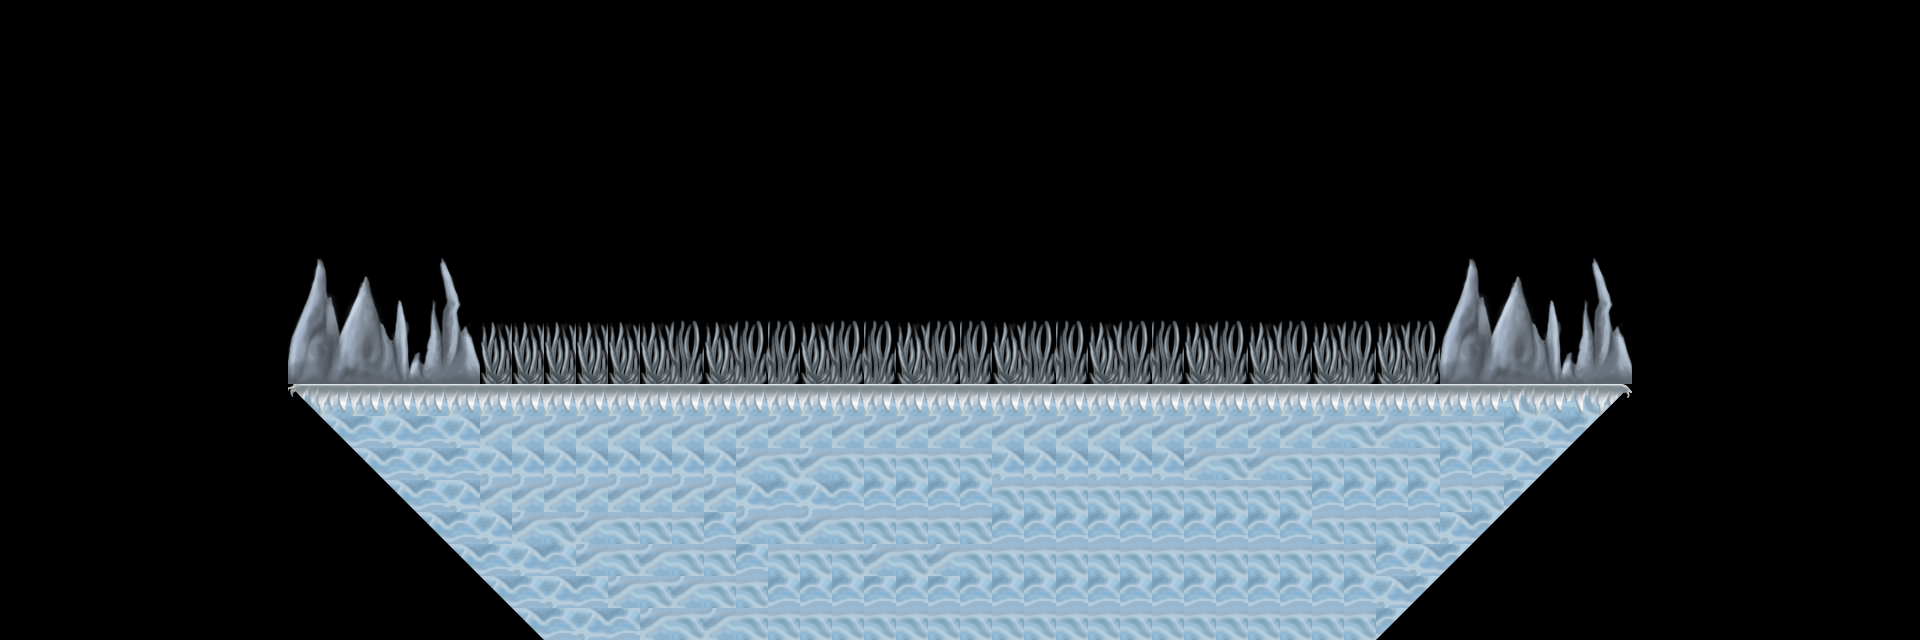

Tiled map render using the project's own tile images. Description and the whole map definition, tile-layer contents included, below:
An orthogonal 60x20 tile map with 32x32 px tiles, 2 tile layers (Collision, Other).

<map version="1.4" tiledversion="1.4.2" orientation="orthogonal" renderorder="right-down" width="60" height="20" tilewidth="32" tileheight="32" infinite="0" nextlayerid="3" nextobjectid="1">
 <tileset firstgid="1" name="snow (1)" tilewidth="32" tileheight="32" tilecount="320" columns="16">
  <image source="snow (1).png" width="512" height="640" />
 </tileset>
 <layer id="1" name="Collision" width="60" height="20">
  <data encoding="csv">
0,0,0,0,0,0,0,0,0,0,0,0,0,0,0,0,0,0,0,0,0,0,0,0,0,0,0,0,0,0,0,0,0,0,0,0,0,0,0,0,0,0,0,0,0,0,0,0,0,0,0,0,0,0,0,0,0,0,0,0,
0,0,0,0,0,0,0,0,0,0,0,0,0,0,0,0,0,0,0,0,0,0,0,0,0,0,0,0,0,0,0,0,0,0,0,0,0,0,0,0,0,0,0,0,0,0,0,0,0,0,0,0,0,0,0,0,0,0,0,0,
0,0,0,0,0,0,0,0,0,0,0,0,0,0,0,0,0,0,0,0,0,0,0,0,0,0,0,0,0,0,0,0,0,0,0,0,0,0,0,0,0,0,0,0,0,0,0,0,0,0,0,0,0,0,0,0,0,0,0,0,
0,0,0,0,0,0,0,0,0,0,0,0,0,0,0,0,0,0,0,0,0,0,0,0,0,0,0,0,0,0,0,0,0,0,0,0,0,0,0,0,0,0,0,0,0,0,0,0,0,0,0,0,0,0,0,0,0,0,0,0,
0,0,0,0,0,0,0,0,0,0,0,0,0,0,0,0,0,0,0,0,0,0,0,0,0,0,0,0,0,0,0,0,0,0,0,0,0,0,0,0,0,0,0,0,0,0,0,0,0,0,0,0,0,0,0,0,0,0,0,0,
0,0,0,0,0,0,0,0,0,0,0,0,0,0,0,0,0,0,0,0,0,0,0,0,0,0,0,0,0,0,0,0,0,0,0,0,0,0,0,0,0,0,0,0,0,0,0,0,0,0,0,0,0,0,0,0,0,0,0,0,
0,0,0,0,0,0,0,0,0,0,0,0,0,0,0,0,0,0,0,0,0,0,0,0,0,0,0,0,0,0,0,0,0,0,0,0,0,0,0,0,0,0,0,0,0,0,0,0,0,0,0,0,0,0,0,0,0,0,0,0,
0,0,0,0,0,0,0,0,0,0,0,0,0,0,0,0,0,0,0,0,0,0,0,0,0,0,0,0,0,0,0,0,0,0,0,0,0,0,0,0,0,0,0,0,0,0,0,0,0,0,0,0,0,0,0,0,0,0,0,0,
0,0,0,0,0,0,0,0,0,257,258,259,260,261,262,0,0,0,0,0,0,0,0,0,0,0,0,0,0,0,0,0,0,0,0,0,0,0,0,0,0,0,0,0,0,257,258,259,260,261,262,0,0,0,0,0,0,0,0,0,
0,0,0,0,0,0,0,0,0,273,274,275,276,277,278,0,0,0,0,0,0,0,0,0,0,0,0,0,0,0,0,0,0,0,0,0,0,0,0,0,0,0,0,0,0,273,274,275,276,277,278,0,0,0,0,0,0,0,0,0,
0,0,0,0,0,0,0,0,0,289,290,291,292,293,294,0,0,0,0,0,0,0,0,0,0,0,0,0,0,0,0,0,0,0,0,0,0,0,0,0,0,0,0,0,0,289,290,291,292,293,294,0,0,0,0,0,0,0,0,0,
0,0,0,0,0,0,0,0,0,305,306,307,308,309,310,0,0,0,0,0,0,0,0,0,0,0,0,0,0,0,0,0,0,0,0,0,0,0,0,0,0,0,0,0,0,305,306,307,308,309,310,0,0,0,0,0,0,0,0,0,
0,0,0,0,0,0,0,0,0,167,168,34,34,34,34,34,34,34,34,34,34,34,34,34,34,34,34,34,34,34,34,34,34,34,34,34,34,34,34,34,34,34,34,34,34,34,34,35,36,173,174,0,0,0,0,0,0,0,0,0,
0,0,0,0,0,0,0,0,0,0,0,0,0,0,0,0,0,0,0,0,0,0,0,0,0,0,0,0,0,0,0,0,0,0,0,0,0,0,0,0,0,0,0,0,0,0,0,0,0,0,0,0,0,0,0,0,0,0,0,0,
0,0,0,0,0,0,0,0,0,0,0,0,0,0,0,0,0,0,0,0,0,0,0,0,0,0,0,0,0,0,0,0,0,0,0,0,0,0,0,0,0,0,0,0,0,0,0,0,0,0,0,0,0,0,0,0,0,0,0,0,
0,0,0,0,0,0,0,0,0,0,0,0,0,0,0,0,0,0,0,0,0,0,0,0,0,0,0,0,0,0,0,0,0,0,0,0,0,0,0,0,0,0,0,0,0,0,0,0,0,0,0,0,0,0,0,0,0,0,0,0,
0,0,0,0,0,0,0,0,0,0,0,0,0,0,0,0,0,0,0,0,0,0,0,0,0,0,0,0,0,0,0,0,0,0,0,0,0,0,0,0,0,0,0,0,0,0,0,0,0,0,0,0,0,0,0,0,0,0,0,0,
0,0,0,0,0,0,0,0,0,0,0,0,0,0,0,0,0,0,0,0,0,0,0,0,0,0,0,0,0,0,0,0,0,0,0,0,0,0,0,0,0,0,0,0,0,0,0,0,0,0,0,0,0,0,0,0,0,0,0,0,
0,0,0,0,0,0,0,0,0,0,0,0,0,0,0,0,0,0,0,0,0,0,0,0,0,0,0,0,0,0,0,0,0,0,0,0,0,0,0,0,0,0,0,0,0,0,0,0,0,0,0,0,0,0,0,0,0,0,0,0,
0,0,0,0,0,0,0,0,0,0,0,0,0,0,0,0,0,0,0,0,0,0,0,0,0,0,0,0,0,0,0,0,0,0,0,0,0,0,0,0,0,0,0,0,0,0,0,0,0,0,0,0,0,0,0,0,0,0,0,0
</data>
 </layer>
 <layer id="2" name="Other" width="60" height="20">
  <data encoding="csv">
0,0,0,0,0,0,0,0,0,0,0,0,0,0,0,0,0,0,0,0,0,0,0,0,0,0,0,0,0,0,0,0,0,0,0,0,0,0,0,0,0,0,0,0,0,0,0,0,0,0,0,0,0,0,0,0,0,0,0,0,
0,0,0,0,0,0,0,0,0,0,0,0,0,0,0,0,0,0,0,0,0,0,0,0,0,0,0,0,0,0,0,0,0,0,0,0,0,0,0,0,0,0,0,0,0,0,0,0,0,0,0,0,0,0,0,0,0,0,0,0,
0,0,0,0,0,0,0,0,0,0,0,0,0,0,0,0,0,0,0,0,0,0,0,0,0,0,0,0,0,0,0,0,0,0,0,0,0,0,0,0,0,0,0,0,0,0,0,0,0,0,0,0,0,0,0,0,0,0,0,0,
0,0,0,0,0,0,0,0,0,0,0,0,0,0,0,0,0,0,0,0,0,0,0,0,0,0,0,0,0,0,0,0,0,0,0,0,0,0,0,0,0,0,0,0,0,0,0,0,0,0,0,0,0,0,0,0,0,0,0,0,
0,0,0,0,0,0,0,0,0,0,0,0,0,0,0,0,0,0,0,0,0,0,0,0,0,0,0,0,0,0,0,0,0,0,0,0,0,0,0,0,0,0,0,0,0,0,0,0,0,0,0,0,0,0,0,0,0,0,0,0,
0,0,0,0,0,0,0,0,0,0,0,0,0,0,0,0,0,0,0,0,0,0,0,0,0,0,0,0,0,0,0,0,0,0,0,0,0,0,0,0,0,0,0,0,0,0,0,0,0,0,0,0,0,0,0,0,0,0,0,0,
0,0,0,0,0,0,0,0,0,0,0,0,0,0,0,0,0,0,0,0,0,0,0,0,0,0,0,0,0,0,0,0,0,0,0,0,0,0,0,0,0,0,0,0,0,0,0,0,0,0,0,0,0,0,0,0,0,0,0,0,
0,0,0,0,0,0,0,0,0,0,0,0,0,0,0,0,0,0,0,0,0,0,0,0,0,0,0,0,0,0,0,0,0,0,0,0,0,0,0,0,0,0,0,0,0,0,0,0,0,0,0,0,0,0,0,0,0,0,0,0,
0,0,0,0,0,0,0,0,0,0,0,0,0,0,0,0,0,0,0,0,0,0,0,0,0,0,0,0,0,0,0,0,0,0,0,0,0,0,0,0,0,0,0,0,0,0,0,0,0,0,0,0,0,0,0,0,0,0,0,0,
0,0,0,0,0,0,0,0,0,0,0,0,0,0,0,0,0,0,0,0,0,0,0,0,0,0,0,0,0,0,0,0,0,0,0,0,0,0,0,0,0,0,0,0,0,0,0,0,0,0,0,0,0,0,0,0,0,0,0,0,
0,0,0,0,0,0,0,0,0,0,0,0,0,0,0,9,9,9,9,9,9,10,9,10,10,9,10,10,9,10,10,9,10,10,9,10,10,9,10,9,10,9,10,9,10,0,0,0,0,0,0,0,0,0,0,0,0,0,0,0,
0,0,0,0,0,0,0,0,0,0,0,0,0,0,0,25,25,25,25,25,25,26,25,26,26,25,26,26,25,26,26,25,26,26,25,26,26,25,26,25,26,25,26,25,26,0,0,0,0,0,0,0,0,0,0,0,0,0,0,0,
0,0,0,0,0,0,0,0,0,0,0,0,0,0,0,0,0,0,0,0,0,0,0,0,0,0,0,0,0,0,0,0,0,0,0,0,0,0,0,0,0,0,0,0,0,0,0,0,0,0,0,0,0,0,0,0,0,0,0,0,
0,0,0,0,0,0,0,0,0,0,184,185,186,187,188,66,66,66,66,66,66,66,66,66,66,66,66,66,66,66,66,66,66,66,66,66,66,66,66,66,66,66,67,68,69,69,69,187,188,189,0,0,0,0,0,0,0,0,0,0,
0,0,0,0,0,0,0,0,0,0,0,184,185,186,187,82,82,82,82,82,82,82,82,66,67,68,69,69,69,69,69,82,82,82,82,82,82,66,67,68,69,69,69,69,69,85,85,188,189,0,0,0,0,0,0,0,0,0,0,0,
0,0,0,0,0,0,0,0,0,0,0,0,184,185,186,98,98,98,98,98,98,98,98,82,83,84,85,85,85,85,85,69,69,69,69,69,69,69,69,69,69,85,85,85,85,101,101,189,0,0,0,0,0,0,0,0,0,0,0,0,
0,0,0,0,0,0,0,0,0,0,0,0,0,184,185,186,98,99,100,101,101,101,85,98,99,100,101,101,101,101,101,85,85,85,85,85,85,85,85,85,85,101,101,101,101,188,189,0,0,0,0,0,0,0,0,0,0,0,0,0,
0,0,0,0,0,0,0,0,0,0,0,0,0,0,184,185,186,187,98,99,100,101,101,85,69,69,69,98,99,100,101,101,101,101,101,101,101,101,101,101,101,69,69,187,188,189,0,0,0,0,0,0,0,0,0,0,0,0,0,0,
0,0,0,0,0,0,0,0,0,0,0,0,0,0,0,184,185,186,187,98,99,100,101,101,85,85,85,85,85,85,85,85,85,85,85,85,85,85,85,85,85,85,85,188,189,0,0,0,0,0,0,0,0,0,0,0,0,0,0,0,
0,0,0,0,0,0,0,0,0,0,0,0,0,0,0,0,184,185,186,187,98,99,100,101,101,101,101,101,101,101,101,101,101,101,101,101,101,101,101,101,101,101,101,189,0,0,0,0,0,0,0,0,0,0,0,0,0,0,0,0
</data>
 </layer>
</map>
